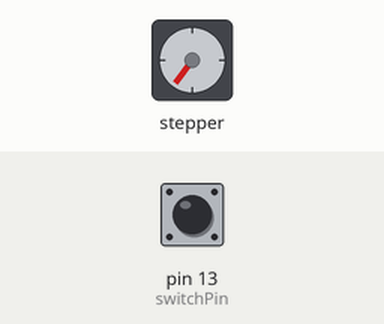
Bench run of a sketch on a simulated Arduino Uno, built with avr-gcc and run on an emulated ATmega328P. Parts: stepper motor. Wiring (inferred from the names in the program): stepper motor driver (200 steps per turn assumed): step pin 9; direction pin 8. The inputs (shaded band) are chosen by the test bench; at power-on: pin 13 (switchPin) HIGH.

Above: at 1.2 s.
1.3 s: pin 13 (switchPin) pulled LOW for 3.2 s
At 2.3 s:
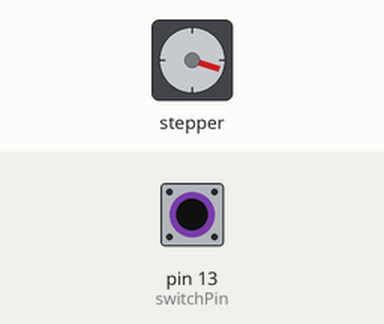
6.6 s: pin 13 (switchPin) pulled LOW for 1 s
At 7.78 s:
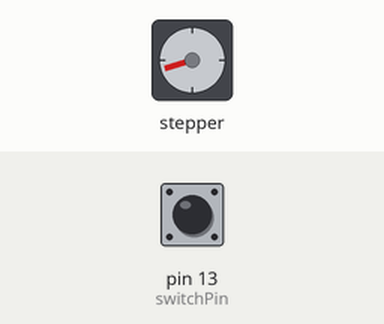
10.6 s: pin 13 (switchPin) pulled LOW for 0.15 s
At 10.79 s:
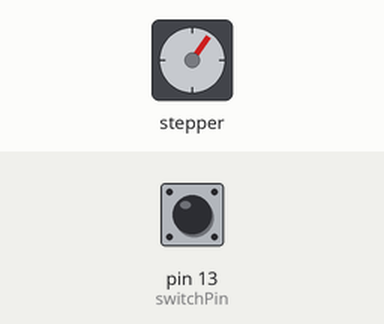
13.7 s: pin 13 (switchPin) pulled LOW for 0.15 s
At 14.23 s:
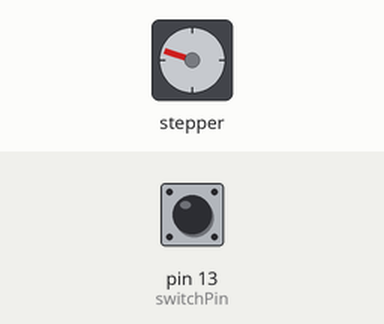
16.8 s: pin 13 (switchPin) pulled LOW for 0.15 s
19.9 s: pin 13 (switchPin) pulled LOW for 1 s
Timing chart, 0 to 24.9 s (numbered marks = the images above; inputs shaded):
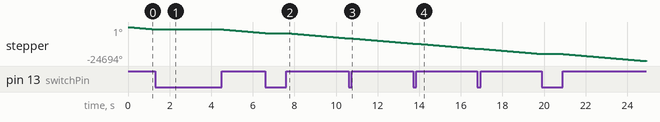

The sketch:

rapid_stepper_reset.ino
```cpp
const int stepPin = 9;
const int dirPin = 8;
const int step_delay = 700; //sets stepper motor speed
const int switchPin = 13;
const int buttonPin = 12;

void setup() {
  pinMode(stepPin,OUTPUT);
  pinMode(dirPin,OUTPUT);

  pinMode(switchPin,INPUT);

}

void loop() {

 while (digitalRead(switchPin) == 0) {}

 int dir_var = LOW;  //dir_var = HIGH -> clockwise, up; dir_var = LOW -> counterclockwise, down
 digitalWrite(dirPin,dir_var); // Enables the motor to move according to dir_var value

 int num_steps = 2; //represents number of steps before changing direction and number of readings per direction
 int step_size = 10; //sets the step size

  for (int i = 0; i < num_steps; i++) {

    //this loop executes a single step

    for(int x = 0; x < step_size; x++) {

    digitalWrite(stepPin,HIGH);
    delayMicroseconds(step_delay); //this sets rotational speed; if too low, motor doesn't have enough torque
    digitalWrite(stepPin,LOW);
    delayMicroseconds(step_delay);

    }

  }
//while(digitalRead(switchPin) == 1) {}
}
```
